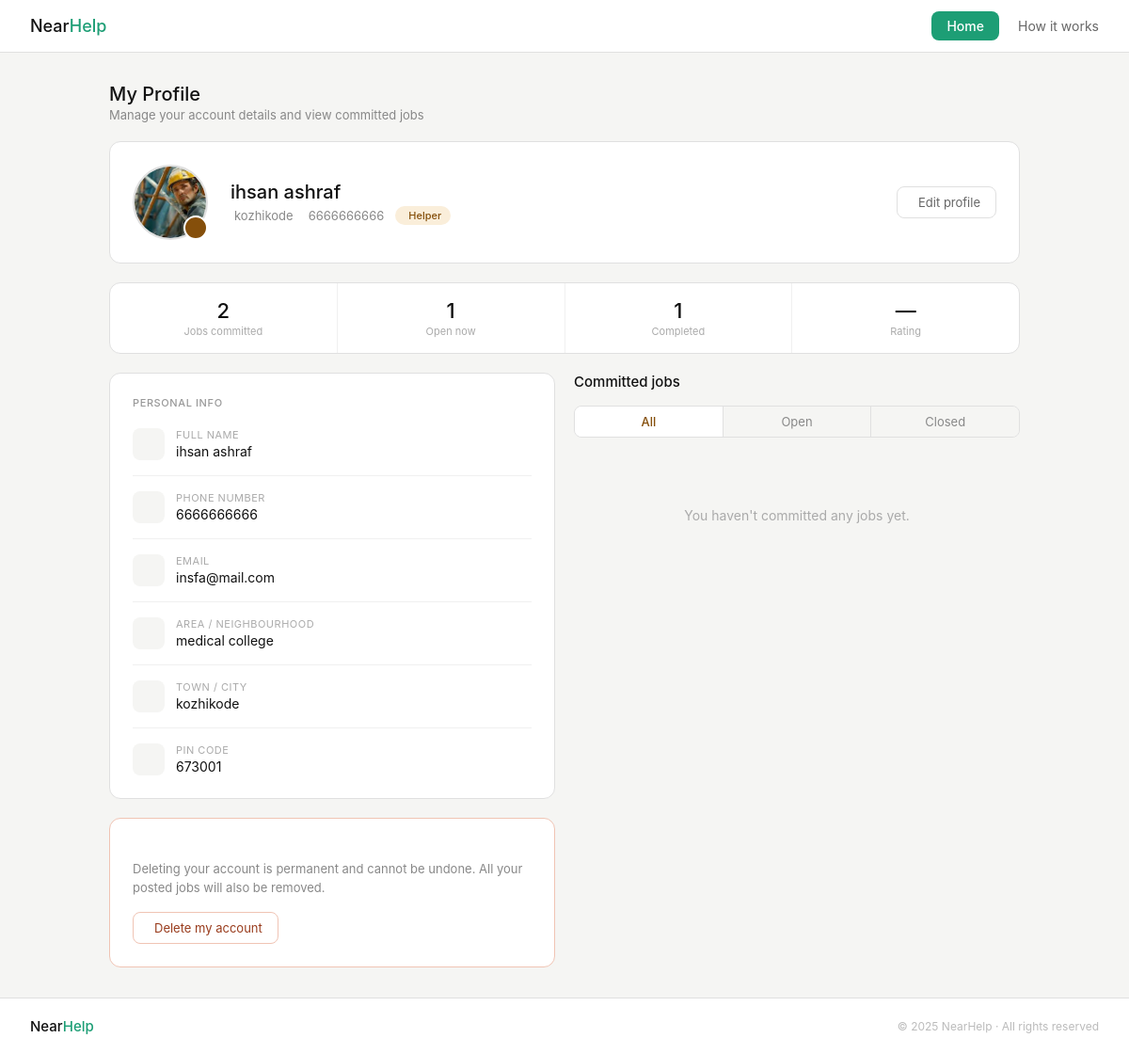
The app's page /helper/profile/ (signed in) with its own data.
### projectnearhelpapp/models.py (models this page shows)
class Helper_details(models.Model):
        user = models.OneToOneField(settings.AUTH_USER_MODEL, on_delete=models.CASCADE , related_name='helper_details', null=True, blank=True)
        Fullname = models.CharField(max_length=50)
        Dob = models.DateField()
        Gender = models.CharField()
        Phone_number = models.CharField()
        Email = models.CharField()
        Photo = models.ImageField(upload_to="photos/" , blank=True, null=True)
        Area = models.CharField(max_length=100, null=True, blank=True)
        Town = models.CharField(max_length=100)
        Pin = models.IntegerField()
        Category = models.CharField()
        Availability = models.CharField()
        Password = models.CharField(max_length=128)

### projectnearhelpapp/views.py (the view, shortened to what this page needs)
# urls.py: path('helper/profile/',         views.Profile_helper,   name='Profile_helper'),
@login_required
def Profile_helper(request):
    try:
        helper = request.user.helper_details
    except Helper_details.DoesNotExist:
        return redirect('Home_helper')          # or wherever non-helpers should land
    committed_jobs = (
        JobRequest.objects
        .filter(helper=request.user, Status='accepted')
        .select_related('job', 'job__Client', 'job__Client__client_details')
        .order_by('-Requested_at')
    )
    total_jobs     = committed_jobs.count()
    open_jobs      = committed_jobs.filter(job__Status='open').count()
    closed_jobs    = committed_jobs.filter(job__Status='closed').count()
    context = {
        'client':        helper,          # template uses 'client' variable name
        'committed_jobs': committed_jobs,
        'total_jobs':    total_jobs,
        'open_jobs':     open_jobs,
        'completed_jobs': closed_jobs,    # "completed" = closed in current model
    }
    return render(request, 'profile_pages/profile_helper.html', context)

### projectnearhelpapp/templates/profile_pages/profile_helper.html (shortened to what this page needs)
<!DOCTYPE html>
<html lang="en">
<head>
  {% load static %}
  <link rel="stylesheet" href="https://cdn.jsdelivr.net/npm/@tabler/icons-webfont@latest/dist/tabler-icons.min.css" />
  <link rel="stylesheet" href="{% static 'css/profile_helper.css' %}" />
</head>
<body>
  <nav class="nav">
    <a class="logo" href="#">Near<span>Help</span></a>
    <div class="nav-links">
      <a class="nav-post" href="{% url 'Home_helper' %}">Home</a>
      <a class="nav-link" href="{% url 'Home_helper' %}#how">How it works</a>
    </div>
  </nav>
  <div class="page">
    <div class="page-header">
      <div>
        <h1>My Profile</h1>
        <p>Manage your account details and view committed jobs</p>
      </div>
    </div>
    <div class="card">
      <div class="profile-header-card">
        <div class="avatar-area">
          {% if client.Photo %}
            <img class="avatar-img" src="{{ client.Photo.url }}" alt="Profile photo" />
          {% else %}
            <div class="avatar-placeholder">
              {{ client.Fullname|first|upper }}
            </div>
          {% endif %}
          <label class="avatar-edit-btn" for="quickPhotoInput" title="Change photo">
          </label>
        </div>
        <div class="profile-summary">
          <div class="profile-name">{{ client.Fullname }}</div>
          <div class="profile-meta">
            <span class="profile-meta-item"> {{ client.Town }}</span>
            <span class="profile-meta-item"> {{ client.Phone_number }}</span>
            <span class="profile-badge"></i> Helper</span>
          </div>
        </div>
        <div class="profile-actions">
          <button class="btn-secondary" onclick="toggleEdit()">
             Edit profile
          </button>
        </div>
      </div>
    </div>
    <div class="card" style="padding: 0; overflow: hidden;">
      <div class="stats-row">
        <div class="stat-box">
          <div class="stat-num">{{ total_jobs|default:"0" }}</div>
          <div class="stat-lbl">Jobs committed</div>
        </div>
        <div class="stat-box">
          <div class="stat-num">{{ open_jobs|default:"0" }}</div>
          <div class="stat-lbl">Open now</div>
        </div>
        <div class="stat-box">
          <div class="stat-num">{{ completed_jobs|default:"0" }}</div>
          <div class="stat-lbl">Completed</div>
        </div>
        <div class="stat-box">
          <div class="stat-num">{{ client.rating|default:"—" }}</div>
          <div class="stat-lbl">Rating</div>
        </div>
      </div>
    </div>
    <div class="two-col" style="align-items: flex-start;">
      <div style="display: flex; flex-direction: column; gap: 1.25rem;">
        <div class="card view-mode" id="viewMode">
          <div class="card-title">Personal info</div>
          <div class="info-row">
            <div class="info-item">
              <div class="info-icon"></div>
              <div class="info-content">
                <div class="info-label">Full name</div>
                <div class="info-value">{{ client.Fullname }}</div>
              </div>
            </div>
            <div class="info-item">
              <div class="info-icon"></div>
              <div class="info-content">
                <div class="info-label">Phone number</div>
                <div class="info-value">{{ client.Phone_number }}</div>
              </div>
            </div>
            <div class="info-item">
              <div class="info-icon"></div>
              <div class="info-content">
                <div class="info-label">Email</div>
                <div class="info-value">{{ client.Email }}</div>
              </div>
            </div>
            <div class="info-item">
              <div class="info-icon"></div>
              <div class="info-content">
                <div class="info-label">Area / Neighbourhood</div>
                <div class="info-value">{{ client.Area }}</div>
              </div>
            </div>
            <div class="info-item">
              <div class="info-icon"></div>
              <div class="info-content">
                <div class="info-label">Town / City</div>
                <div class="info-value">{{ client.Town }}</div>
              </div>
            </div>
            <div class="info-item">
              <div class="info-icon"></div>
              <div class="info-content">
                <div class="info-label">PIN code</div>
                <div class="info-value">{{ client.Pin }}</div>
              </div>
            </div>
          </div>
        </div>
        <div class="card danger-zone">
          <p class="danger-text">Deleting your account is permanent and cannot be undone. All your posted jobs will also be removed.</p>
          <button class="btn-danger">
             Delete my account
          </button>
        </div>
      </div>
      <div style="display: flex; flex-direction: column; gap: 1.25rem;">
        <div>
          <div class="jobs-header">
            <h2>Committed jobs</h2>
          </div>
          <div class="tab-row">
            <button class="tab active" onclick="switchTab(this, 'all')">All</button>
            <button class="tab" onclick="switchTab(this, 'open')">Open</button>
            <button class="tab" onclick="switchTab(this, 'closed')">Closed</button>
          </div>
          <div id="jobsList">
            {% for job in client_jobs %}
            <div class="job-card" data-status="{{ job.status }}">
              <div class="job-card-top">
                <div class="job-card-title">{{ job.title }}</div>
                <div class="job-card-budget">₹{{ job.budget_min }}–{{ job.budget_max }}</div>
              </div>
              <div class="job-card-desc">{{ job.description|truncatewords:20 }}</div>
              <div class="job-card-meta">
                <span class="badge badge-cat">{{ job.category }}</span>
                {% if job.urgency == 'today' %}
                  <span class="badge badge-today">Today</span>
                {% elif job.urgency == 'week' %}
                  <span class="badge badge-week">This week</span>
                {% else %}
                  <span class="badge badge-flex">Flexible</span>
                {% endif %}
                {% if job.status == 'open' %}
                  <span class="badge badge-open">Open</span>
                {% else %}
                  <span class="badge badge-closed">Closed</span>
                {% endif %}
              </div>
              <div class="job-card-footer">
                <div class="job-card-time">
                  <i class="ti ti-clock"></i> {{ job.created_at|timesince }} ago
                </div>
                <div class="job-card-actions">
                  <button class="action-btn"><i class="ti ti-pencil"></i> Edit</button>
                  <button class="action-btn danger"><i class="ti ti-trash"></i> Delete</button>
                </div>
              </div>
            </div>
            {% empty %}
            <div class="empty-state">
              <p>You haven't committed any jobs yet.</p>
            </div>
            {% endfor %}
          </div>
        </div>
      </div>
    </div>
  </div>
  <footer class="footer">
    <a class="footer-logo" href="#">Near<span>Help</span></a>
    <span class="footer-copy">© 2025 NearHelp · All rights reserved</span>
  </footer>
</body>
</html>

### records on screen
Helper_details: Photo (picture), Fullname "ihsan ashraf", Town "kozhikode", Phone_number "6666666666", Email "insfa@mail.com", Area "medical college", Pin "673001"

### other values on screen
{{ total_jobs|default:"0" }} "2"
{{ open_jobs|default:"0" }} "1"
{{ completed_jobs|default:"0" }} "1"
{{ client.rating|default:"—" }} "—"
